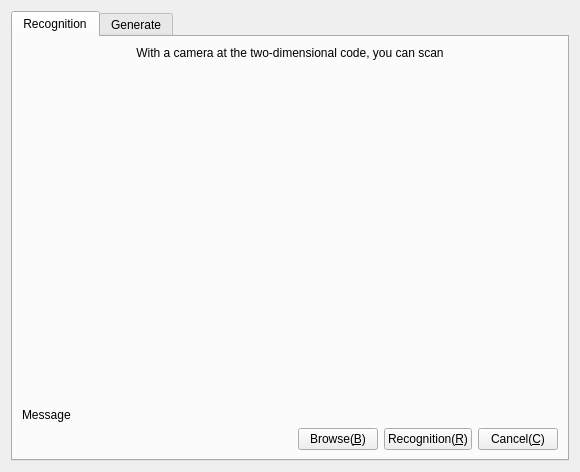
<?xml version="1.0" encoding="UTF-8"?>
<ui version="4.0">
 <class>CFrmScanQRcode</class>
 <widget class="QFrame" name="CFrmScanQRcode">
  <property name="geometry">
   <rect>
    <x>0</x>
    <y>0</y>
    <width>580</width>
    <height>472</height>
   </rect>
  </property>
  <property name="windowTitle">
   <string>Recognition QR Code</string>
  </property>
  <layout class="QGridLayout" name="gridLayout">
   <item row="0" column="0">
    <widget class="QTabWidget" name="tabWidget">
     <property name="currentIndex">
      <number>0</number>
     </property>
     <widget class="QWidget" name="Recognition">
      <attribute name="title">
       <string>Recognition</string>
      </attribute>
      <layout class="QGridLayout" name="gridLayout_2">
       <item row="0" column="0">
        <widget class="QLabel" name="label">
         <property name="text">
          <string>With a camera at the two-dimensional code, you can scan</string>
         </property>
         <property name="alignment">
          <set>Qt::AlignCenter</set>
         </property>
         <property name="wordWrap">
          <bool>true</bool>
         </property>
        </widget>
       </item>
       <item row="1" column="0">
        <layout class="QHBoxLayout" name="horizontalLayout">
         <item>
          <spacer name="verticalSpacer">
           <property name="orientation">
            <enum>Qt::Vertical</enum>
           </property>
           <property name="sizeHint" stdset="0">
            <size>
             <width>13</width>
             <height>13</height>
            </size>
           </property>
          </spacer>
         </item>
         <item>
          <layout class="QGridLayout" name="glayPlay"/>
         </item>
         <item>
          <spacer name="verticalSpacer_2">
           <property name="orientation">
            <enum>Qt::Vertical</enum>
           </property>
           <property name="sizeHint" stdset="0">
            <size>
             <width>20</width>
             <height>40</height>
            </size>
           </property>
          </spacer>
         </item>
        </layout>
       </item>
       <item row="3" column="0">
        <layout class="QHBoxLayout" name="horizontalLayout_2">
         <item>
          <spacer name="horizontalSpacer_3">
           <property name="orientation">
            <enum>Qt::Horizontal</enum>
           </property>
           <property name="sizeHint" stdset="0">
            <size>
             <width>40</width>
             <height>20</height>
            </size>
           </property>
          </spacer>
         </item>
         <item>
          <widget class="QPushButton" name="pushBrowse">
           <property name="text">
            <string>Browse(&amp;B)</string>
           </property>
           <property name="icon">
            <iconset resource="../../Resource/Resource.qrc">
             <normaloff>:/icon/Browse</normaloff>:/icon/Browse</iconset>
           </property>
          </widget>
         </item>
         <item>
          <widget class="QPushButton" name="pushButton">
           <property name="text">
            <string>Recognition(&amp;R)</string>
           </property>
           <property name="icon">
            <iconset resource="../../Resource/Resource.qrc">
             <normaloff>:/icon/Scan</normaloff>:/icon/Scan</iconset>
           </property>
          </widget>
         </item>
         <item>
          <widget class="QPushButton" name="Cancel">
           <property name="text">
            <string>Cancel(&amp;C)</string>
           </property>
           <property name="icon">
            <iconset resource="../../Resource/Resource.qrc">
             <normaloff>:/icon/Cancel</normaloff>:/icon/Cancel</iconset>
           </property>
          </widget>
         </item>
        </layout>
       </item>
       <item row="2" column="0">
        <widget class="QLabel" name="lbText">
         <property name="text">
          <string notr="true">Message</string>
         </property>
        </widget>
       </item>
      </layout>
     </widget>
     <widget class="QWidget" name="Generate">
      <attribute name="title">
       <string>Generate</string>
      </attribute>
      <layout class="QGridLayout" name="gridLayout_3">
       <item row="0" column="0">
        <widget class="QLabel" name="label_2">
         <property name="text">
          <string>Enter generated content:</string>
         </property>
        </widget>
       </item>
       <item row="1" column="0">
        <widget class="QTextEdit" name="txtContent">
         <property name="sizePolicy">
          <sizepolicy hsizetype="Preferred" vsizetype="Preferred">
           <horstretch>0</horstretch>
           <verstretch>0</verstretch>
          </sizepolicy>
         </property>
        </widget>
       </item>
       <item row="2" column="0">
        <layout class="QHBoxLayout" name="horizontalLayout_5">
         <item>
          <widget class="QLabel" name="label_4">
           <property name="text">
            <string>Logon image:</string>
           </property>
          </widget>
         </item>
         <item>
          <widget class="QLabel" name="lbLogon">
           <property name="minimumSize">
            <size>
             <width>32</width>
             <height>32</height>
            </size>
           </property>
           <property name="maximumSize">
            <size>
             <width>32</width>
             <height>32</height>
            </size>
           </property>
           <property name="text">
            <string>TextLabel</string>
           </property>
           <property name="scaledContents">
            <bool>true</bool>
           </property>
          </widget>
         </item>
         <item>
          <spacer name="horizontalSpacer_5">
           <property name="orientation">
            <enum>Qt::Horizontal</enum>
           </property>
           <property name="sizeHint" stdset="0">
            <size>
             <width>40</width>
             <height>20</height>
            </size>
           </property>
          </spacer>
         </item>
         <item>
          <widget class="QPushButton" name="pbBrowse">
           <property name="text">
            <string>Browse(&amp;B)</string>
           </property>
          </widget>
         </item>
        </layout>
       </item>
       <item row="3" column="0">
        <layout class="QHBoxLayout" name="horizontalLayout_4">
         <item>
          <spacer name="horizontalSpacer_2">
           <property name="orientation">
            <enum>Qt::Horizontal</enum>
           </property>
           <property name="sizeHint" stdset="0">
            <size>
             <width>40</width>
             <height>20</height>
            </size>
           </property>
          </spacer>
         </item>
         <item>
          <widget class="QLabel" name="lbQRCode">
           <property name="sizePolicy">
            <sizepolicy hsizetype="Fixed" vsizetype="Fixed">
             <horstretch>0</horstretch>
             <verstretch>0</verstretch>
            </sizepolicy>
           </property>
           <property name="minimumSize">
            <size>
             <width>120</width>
             <height>120</height>
            </size>
           </property>
           <property name="maximumSize">
            <size>
             <width>120</width>
             <height>120</height>
            </size>
           </property>
           <property name="text">
            <string>TextLabel</string>
           </property>
           <property name="scaledContents">
            <bool>true</bool>
           </property>
           <property name="wordWrap">
            <bool>false</bool>
           </property>
          </widget>
         </item>
         <item>
          <spacer name="horizontalSpacer_4">
           <property name="orientation">
            <enum>Qt::Horizontal</enum>
           </property>
           <property name="sizeHint" stdset="0">
            <size>
             <width>40</width>
             <height>20</height>
            </size>
           </property>
          </spacer>
         </item>
        </layout>
       </item>
       <item row="4" column="0">
        <layout class="QHBoxLayout" name="horizontalLayout_3">
         <item>
          <spacer name="horizontalSpacer">
           <property name="orientation">
            <enum>Qt::Horizontal</enum>
           </property>
           <property name="sizeHint" stdset="0">
            <size>
             <width>40</width>
             <height>20</height>
            </size>
           </property>
          </spacer>
         </item>
         <item>
          <widget class="QPushButton" name="pbGenerate">
           <property name="text">
            <string>Generate(&amp;G)</string>
           </property>
           <property name="icon">
            <iconset resource="../../Resource/Resource.qrc">
             <normaloff>:/icon/Operate</normaloff>:/icon/Operate</iconset>
           </property>
          </widget>
         </item>
         <item>
          <widget class="QPushButton" name="pbSaveAs">
           <property name="text">
            <string>Save As(&amp;S)</string>
           </property>
           <property name="icon">
            <iconset resource="../../Resource/Resource.qrc">
             <normaloff>:/icon/SaveAs</normaloff>:/icon/SaveAs</iconset>
           </property>
          </widget>
         </item>
         <item>
          <widget class="QPushButton" name="Cancel_2">
           <property name="text">
            <string>Cancel(&amp;C)</string>
           </property>
           <property name="icon">
            <iconset resource="../../Resource/Resource.qrc">
             <normaloff>:/icon/Cancel</normaloff>:/icon/Cancel</iconset>
           </property>
          </widget>
         </item>
        </layout>
       </item>
      </layout>
     </widget>
    </widget>
   </item>
  </layout>
 </widget>
 <resources>
  <include location="../../Resource/Resource.qrc"/>
  <include location="../../Resource/Resource.qrc"/>
 </resources>
 <connections/>
</ui>
